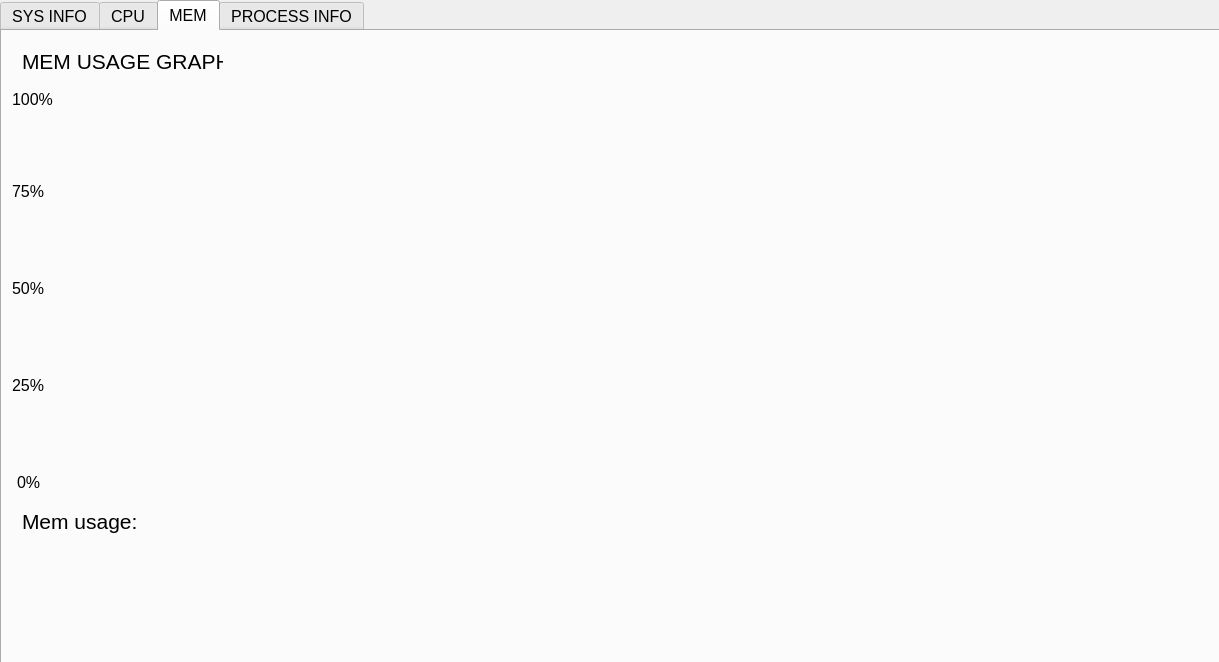
<?xml version="1.0" encoding="UTF-8"?>
<ui version="4.0">
 <class>MainWindow</class>
 <widget class="QMainWindow" name="MainWindow">
  <property name="geometry">
   <rect>
    <x>0</x>
    <y>0</y>
    <width>1219</width>
    <height>662</height>
   </rect>
  </property>
  <property name="font">
   <font>
    <pointsize>12</pointsize>
   </font>
  </property>
  <property name="windowTitle">
   <string>MainWindow</string>
  </property>
  <widget class="QWidget" name="centralWidget">
   <widget class="QTabWidget" name="tabWidget">
    <property name="geometry">
     <rect>
      <x>0</x>
      <y>0</y>
      <width>1221</width>
      <height>671</height>
     </rect>
    </property>
    <property name="currentIndex">
     <number>2</number>
    </property>
    <widget class="QWidget" name="SYSINFO">
     <attribute name="title">
      <string>SYS INFO</string>
     </attribute>
     <widget class="QLabel" name="processor3">
      <property name="geometry">
       <rect>
        <x>340</x>
        <y>380</y>
        <width>421</width>
        <height>41</height>
       </rect>
      </property>
      <property name="font">
       <font>
        <pointsize>16</pointsize>
       </font>
      </property>
      <property name="text">
       <string>TextLabel</string>
      </property>
     </widget>
     <widget class="QLabel" name="boot_time">
      <property name="geometry">
       <rect>
        <x>200</x>
        <y>150</y>
        <width>491</width>
        <height>31</height>
       </rect>
      </property>
      <property name="font">
       <font>
        <pointsize>16</pointsize>
       </font>
      </property>
      <property name="text">
       <string>Boot time:</string>
      </property>
     </widget>
     <widget class="QLabel" name="run_time">
      <property name="geometry">
       <rect>
        <x>200</x>
        <y>210</y>
        <width>551</width>
        <height>41</height>
       </rect>
      </property>
      <property name="font">
       <font>
        <pointsize>16</pointsize>
       </font>
      </property>
      <property name="text">
       <string>Run time:</string>
      </property>
     </widget>
     <widget class="QLabel" name="os_version">
      <property name="geometry">
       <rect>
        <x>200</x>
        <y>270</y>
        <width>491</width>
        <height>51</height>
       </rect>
      </property>
      <property name="font">
       <font>
        <pointsize>16</pointsize>
       </font>
      </property>
      <property name="text">
       <string>OS version:</string>
      </property>
     </widget>
     <widget class="QLabel" name="host_name">
      <property name="geometry">
       <rect>
        <x>200</x>
        <y>90</y>
        <width>401</width>
        <height>17</height>
       </rect>
      </property>
      <property name="font">
       <font>
        <pointsize>16</pointsize>
       </font>
      </property>
      <property name="text">
       <string>Host:</string>
      </property>
     </widget>
     <widget class="QLabel" name="processor4">
      <property name="geometry">
       <rect>
        <x>340</x>
        <y>480</y>
        <width>421</width>
        <height>41</height>
       </rect>
      </property>
      <property name="font">
       <font>
        <pointsize>16</pointsize>
       </font>
      </property>
      <property name="text">
       <string>TextLabel</string>
      </property>
     </widget>
     <widget class="QLabel" name="processor1">
      <property name="geometry">
       <rect>
        <x>340</x>
        <y>330</y>
        <width>421</width>
        <height>41</height>
       </rect>
      </property>
      <property name="font">
       <font>
        <pointsize>16</pointsize>
       </font>
      </property>
      <property name="text">
       <string>TextLabel</string>
      </property>
     </widget>
     <widget class="QLabel" name="processor2">
      <property name="geometry">
       <rect>
        <x>340</x>
        <y>430</y>
        <width>421</width>
        <height>41</height>
       </rect>
      </property>
      <property name="font">
       <font>
        <pointsize>16</pointsize>
       </font>
      </property>
      <property name="text">
       <string>TextLabel</string>
      </property>
     </widget>
     <widget class="QLabel" name="cpu_version">
      <property name="geometry">
       <rect>
        <x>200</x>
        <y>330</y>
        <width>131</width>
        <height>41</height>
       </rect>
      </property>
      <property name="font">
       <font>
        <pointsize>16</pointsize>
       </font>
      </property>
      <property name="text">
       <string>CPU version:</string>
      </property>
     </widget>
    </widget>
    <widget class="QWidget" name="GRAPH">
     <attribute name="title">
      <string>CPU</string>
     </attribute>
     <widget class="QLabel" name="label">
      <property name="geometry">
       <rect>
        <x>20</x>
        <y>20</y>
        <width>201</width>
        <height>20</height>
       </rect>
      </property>
      <property name="font">
       <font>
        <pointsize>16</pointsize>
       </font>
      </property>
      <property name="text">
       <string>CPU USAGE GRAPH</string>
      </property>
     </widget>
     <widget class="QLabel" name="cpu_usage">
      <property name="geometry">
       <rect>
        <x>20</x>
        <y>470</y>
        <width>311</width>
        <height>41</height>
       </rect>
      </property>
      <property name="font">
       <font>
        <pointsize>16</pointsize>
       </font>
      </property>
      <property name="text">
       <string>CPU usage:</string>
      </property>
     </widget>
     <widget class="QLabel" name="process_amount">
      <property name="geometry">
       <rect>
        <x>20</x>
        <y>530</y>
        <width>311</width>
        <height>41</height>
       </rect>
      </property>
      <property name="font">
       <font>
        <pointsize>16</pointsize>
       </font>
      </property>
      <property name="text">
       <string>Process amount:</string>
      </property>
     </widget>
     <widget class="QLabel" name="cpu_line">
      <property name="geometry">
       <rect>
        <x>75</x>
        <y>60</y>
        <width>1062</width>
        <height>390</height>
       </rect>
      </property>
      <property name="text">
       <string/>
      </property>
     </widget>
     <widget class="QLabel" name="label_3">
      <property name="geometry">
       <rect>
        <x>10</x>
        <y>60</y>
        <width>41</width>
        <height>17</height>
       </rect>
      </property>
      <property name="font">
       <font>
        <pointsize>12</pointsize>
       </font>
      </property>
      <property name="text">
       <string>100%</string>
      </property>
     </widget>
     <widget class="QLabel" name="label_4">
      <property name="geometry">
       <rect>
        <x>10</x>
        <y>152</y>
        <width>41</width>
        <height>17</height>
       </rect>
      </property>
      <property name="font">
       <font>
        <pointsize>12</pointsize>
       </font>
      </property>
      <property name="text">
       <string>75%</string>
      </property>
     </widget>
     <widget class="QLabel" name="label_5">
      <property name="geometry">
       <rect>
        <x>10</x>
        <y>249</y>
        <width>41</width>
        <height>17</height>
       </rect>
      </property>
      <property name="font">
       <font>
        <pointsize>12</pointsize>
       </font>
      </property>
      <property name="text">
       <string>50%</string>
      </property>
     </widget>
     <widget class="QLabel" name="label_6">
      <property name="geometry">
       <rect>
        <x>16</x>
        <y>443</y>
        <width>41</width>
        <height>17</height>
       </rect>
      </property>
      <property name="font">
       <font>
        <pointsize>12</pointsize>
       </font>
      </property>
      <property name="text">
       <string>0%</string>
      </property>
     </widget>
     <widget class="QLabel" name="label_7">
      <property name="geometry">
       <rect>
        <x>10</x>
        <y>346</y>
        <width>41</width>
        <height>17</height>
       </rect>
      </property>
      <property name="font">
       <font>
        <pointsize>12</pointsize>
       </font>
      </property>
      <property name="text">
       <string>25%</string>
      </property>
     </widget>
     <widget class="QLabel" name="threads_amount">
      <property name="geometry">
       <rect>
        <x>480</x>
        <y>530</y>
        <width>311</width>
        <height>41</height>
       </rect>
      </property>
      <property name="font">
       <font>
        <pointsize>16</pointsize>
       </font>
      </property>
      <property name="text">
       <string>Threads amount:</string>
      </property>
     </widget>
     <widget class="QLabel" name="cpu_mhz">
      <property name="geometry">
       <rect>
        <x>480</x>
        <y>470</y>
        <width>311</width>
        <height>41</height>
       </rect>
      </property>
      <property name="font">
       <font>
        <pointsize>16</pointsize>
       </font>
      </property>
      <property name="text">
       <string>CPU MHZ:</string>
      </property>
     </widget>
    </widget>
    <widget class="QWidget" name="tab_2">
     <attribute name="title">
      <string>MEM</string>
     </attribute>
     <widget class="QLabel" name="mem_usage">
      <property name="geometry">
       <rect>
        <x>20</x>
        <y>470</y>
        <width>311</width>
        <height>41</height>
       </rect>
      </property>
      <property name="font">
       <font>
        <pointsize>16</pointsize>
       </font>
      </property>
      <property name="text">
       <string>Mem usage:</string>
      </property>
     </widget>
     <widget class="QLabel" name="label_8">
      <property name="geometry">
       <rect>
        <x>10</x>
        <y>346</y>
        <width>41</width>
        <height>17</height>
       </rect>
      </property>
      <property name="font">
       <font>
        <pointsize>12</pointsize>
       </font>
      </property>
      <property name="text">
       <string>25%</string>
      </property>
     </widget>
     <widget class="QLabel" name="label_9">
      <property name="geometry">
       <rect>
        <x>20</x>
        <y>20</y>
        <width>201</width>
        <height>20</height>
       </rect>
      </property>
      <property name="font">
       <font>
        <pointsize>16</pointsize>
       </font>
      </property>
      <property name="text">
       <string>MEM USAGE GRAPH</string>
      </property>
     </widget>
     <widget class="QLabel" name="mem_line">
      <property name="geometry">
       <rect>
        <x>75</x>
        <y>60</y>
        <width>1062</width>
        <height>390</height>
       </rect>
      </property>
      <property name="text">
       <string/>
      </property>
     </widget>
     <widget class="QLabel" name="label_10">
      <property name="geometry">
       <rect>
        <x>10</x>
        <y>60</y>
        <width>41</width>
        <height>17</height>
       </rect>
      </property>
      <property name="font">
       <font>
        <pointsize>12</pointsize>
       </font>
      </property>
      <property name="text">
       <string>100%</string>
      </property>
     </widget>
     <widget class="QLabel" name="label_11">
      <property name="geometry">
       <rect>
        <x>10</x>
        <y>249</y>
        <width>41</width>
        <height>17</height>
       </rect>
      </property>
      <property name="font">
       <font>
        <pointsize>12</pointsize>
       </font>
      </property>
      <property name="text">
       <string>50%</string>
      </property>
     </widget>
     <widget class="QLabel" name="label_12">
      <property name="geometry">
       <rect>
        <x>15</x>
        <y>443</y>
        <width>41</width>
        <height>17</height>
       </rect>
      </property>
      <property name="font">
       <font>
        <pointsize>12</pointsize>
       </font>
      </property>
      <property name="text">
       <string>0%</string>
      </property>
     </widget>
     <widget class="QLabel" name="label_13">
      <property name="geometry">
       <rect>
        <x>10</x>
        <y>152</y>
        <width>41</width>
        <height>17</height>
       </rect>
      </property>
      <property name="font">
       <font>
        <pointsize>12</pointsize>
       </font>
      </property>
      <property name="text">
       <string>75%</string>
      </property>
     </widget>
    </widget>
    <widget class="QWidget" name="tab">
     <attribute name="title">
      <string>PROCESS INFO</string>
     </attribute>
     <widget class="QLabel" name="label_input">
      <property name="geometry">
       <rect>
        <x>20</x>
        <y>390</y>
        <width>181</width>
        <height>41</height>
       </rect>
      </property>
      <property name="font">
       <font>
        <pointsize>16</pointsize>
       </font>
      </property>
      <property name="text">
       <string>INPUT PROCESS: </string>
      </property>
     </widget>
     <widget class="QLineEdit" name="process_input">
      <property name="geometry">
       <rect>
        <x>210</x>
        <y>400</y>
        <width>391</width>
        <height>27</height>
       </rect>
      </property>
      <property name="font">
       <font>
        <pointsize>16</pointsize>
       </font>
      </property>
     </widget>
     <widget class="QTextEdit" name="process_output">
      <property name="geometry">
       <rect>
        <x>20</x>
        <y>440</y>
        <width>1171</width>
        <height>161</height>
       </rect>
      </property>
     </widget>
     <widget class="QPushButton" name="check_button">
      <property name="geometry">
       <rect>
        <x>640</x>
        <y>390</y>
        <width>131</width>
        <height>41</height>
       </rect>
      </property>
      <property name="font">
       <font>
        <pointsize>16</pointsize>
       </font>
      </property>
      <property name="text">
       <string>CHECK</string>
      </property>
     </widget>
     <widget class="QTextEdit" name="process_info">
      <property name="geometry">
       <rect>
        <x>20</x>
        <y>50</y>
        <width>1171</width>
        <height>311</height>
       </rect>
      </property>
      <property name="font">
       <font>
        <pointsize>14</pointsize>
       </font>
      </property>
     </widget>
     <widget class="QLabel" name="process_info_name">
      <property name="geometry">
       <rect>
        <x>20</x>
        <y>20</y>
        <width>1031</width>
        <height>20</height>
       </rect>
      </property>
      <property name="font">
       <font>
        <pointsize>16</pointsize>
       </font>
      </property>
      <property name="text">
       <string>PROCESSES INFO</string>
      </property>
     </widget>
     <widget class="QPushButton" name="kill_button">
      <property name="geometry">
       <rect>
        <x>840</x>
        <y>390</y>
        <width>131</width>
        <height>41</height>
       </rect>
      </property>
      <property name="font">
       <font>
        <pointsize>16</pointsize>
       </font>
      </property>
      <property name="text">
       <string>KILL</string>
      </property>
     </widget>
     <widget class="QPushButton" name="refresh_button">
      <property name="geometry">
       <rect>
        <x>250</x>
        <y>12</y>
        <width>91</width>
        <height>31</height>
       </rect>
      </property>
      <property name="font">
       <font>
        <pointsize>16</pointsize>
       </font>
      </property>
      <property name="text">
       <string>Refresh</string>
      </property>
     </widget>
    </widget>
   </widget>
  </widget>
 </widget>
 <layoutdefault spacing="6" margin="11"/>
 <resources/>
 <connections/>
</ui>
